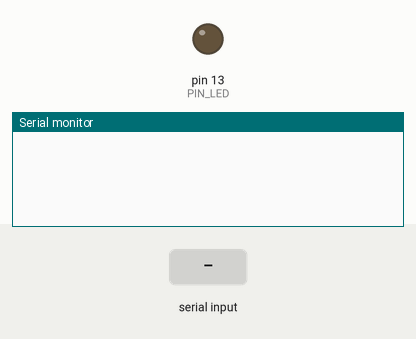
Bench run of a sketch on a simulated Arduino Mega 2560, built with avr-gcc and run on an emulated ATmega2560. Parts: output pins drawn as LEDs (lit = HIGH), the last lines printed to the serial monitor. Inputs (shaded band) come from the test bench.

Above: at 1.2 s.
1.3 s: "[ON]" received over the second serial link
At 1.8 s:
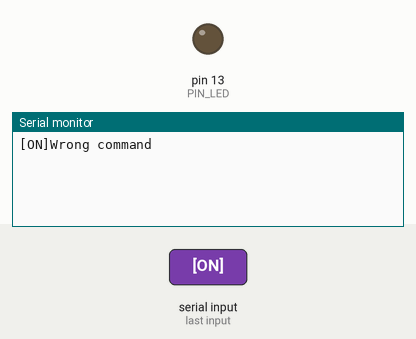
2.8 s: "[OFF]" received over the second serial link
At 4.0 s:
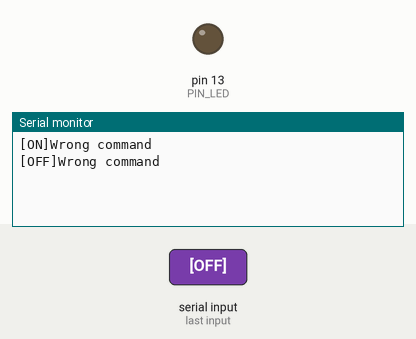
4.3 s: "]" received over the second serial link
At 5.3 s:
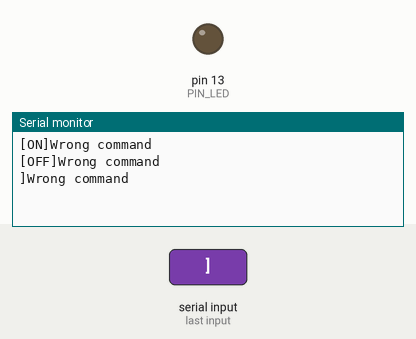

Measured:
- after the input at 1.3 s, the serial monitor: prints a new line at once (image 1)
- after the input at 2.8 s, the serial monitor: prints a new line at once (image 2)
- after the input at 4.3 s, the serial monitor: prints a new line at once (image 3)

The sketch:

TEST_MEGA-ESP.ino
```cpp
#include "MemoryFree.h"
#include <EEPROM.h>

#define PIN_LED 13
String inString;

void setup() {
  Serial.begin(115200);
  Serial3.begin(115200);
  pinMode(PIN_LED, OUTPUT);
  digitalWrite(PIN_LED, LOW);
}

void loop() {
  serialEvent3();
}

void serialEvent3() {
  while (Serial3.available()) {
    char inChar = Serial3.read();
    Serial.write(inChar);
    inString += inChar;
    if (inChar == ']') {
      if (inString.indexOf("[ON]")>0) {
        digitalWrite(PIN_LED, HIGH);
      }
      else if (inString.indexOf("[OFF]")>0) {
        digitalWrite(PIN_LED, LOW);
      }
      else
      {
        Serial.println("Wrong command");
      }
      inString = "";
    }
  }
}
```

MemoryFree.cpp
```cpp
#if (ARDUINO >= 100)
#include <Arduino.h>
#else
#include <WProgram.h>
#endif

extern unsigned int __heap_start;
extern void *__brkval;

/*
 * The free list structure as maintained by the
 * avr-libc memory allocation routines.
 */
struct __freelist {
  size_t sz;
  struct __freelist *nx;
};

/* The head of the free list structure */
extern struct __freelist *__flp;

#include "MemoryFree.h"

/* Calculates the size of the free list */
int freeListSize() {
  struct __freelist* current;
  int total = 0;
  for (current = __flp; current; current = current->nx) {
    total += 2; /* Add two bytes for the memory block's header  */
    total += (int) current->sz;
  }
  return total;
}

int freeMemory() {
  int free_memory;
  if ((int)__brkval == 0) {
    free_memory = ((int)&free_memory) - ((int)&__heap_start);
  } else {
    free_memory = ((int)&free_memory) - ((int)__brkval);
    free_memory += freeListSize();
  }
  return free_memory;
}
```

MemoryFree.h
```cpp
// MemoryFree library based on code posted here:
// http://forum.arduino.cc/index.php?topic=27536.msg204024#msg204024
// Extended by Matthew Murdoch to include walking of the free list.

#ifndef MEMORY_FREE_H
#define MEMORY_FREE_H

#ifdef __cplusplus
extern "C" {
#endif

int freeMemory();

#ifdef  __cplusplus
}
#endif

#endif
```
